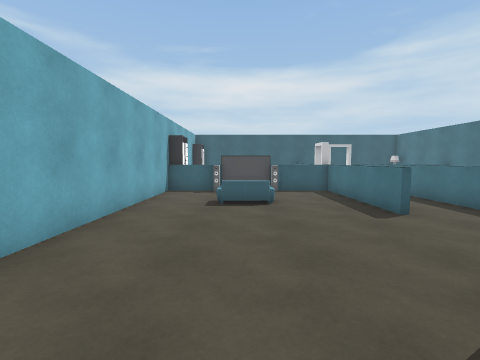
View 1 (above)

14 first-person views from a walk through a Unity game level. The camera is 1.4 m above the floor, tilts 4° down and sees 85° across. The floor is counted in squares, 1 m on a side. Each view is taken from the middle of a square. On the plan, view 1 faces up. The plan holds only what a view shows up to about 13 squares ahead; the rest is blank. Some animated figures are not drawn.

View 2
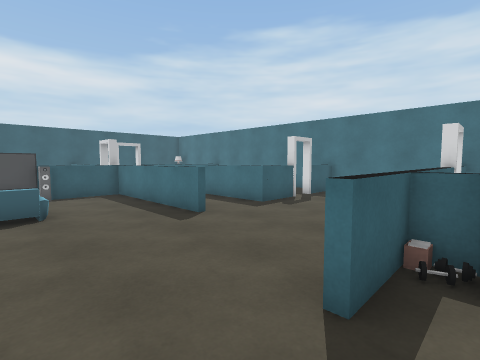

View 3
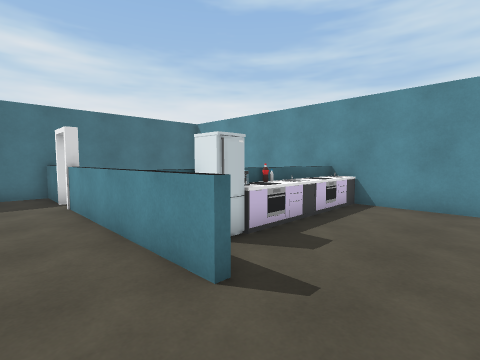

View 4
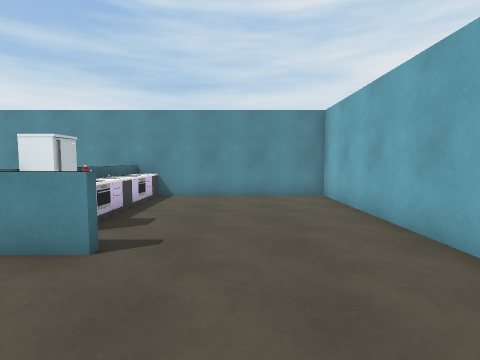

View 5
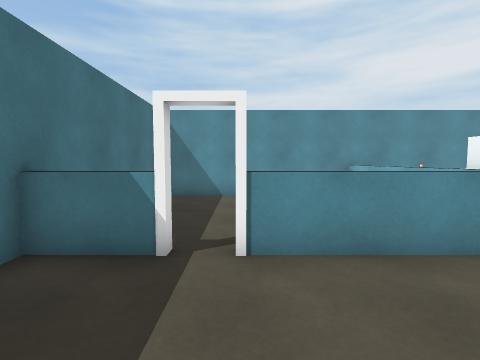

View 6
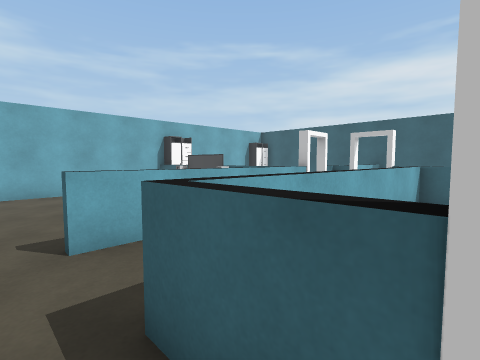

View 7
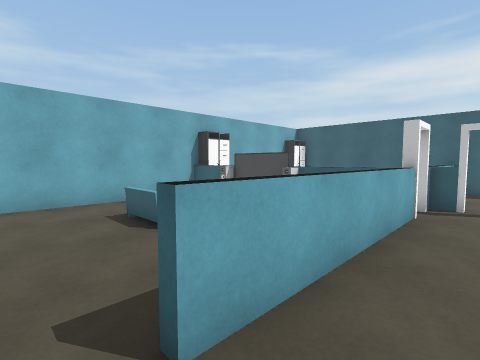

View 8
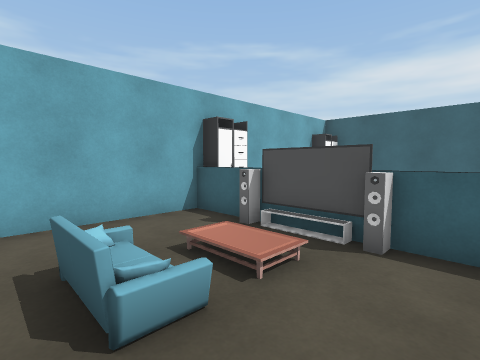

View 9
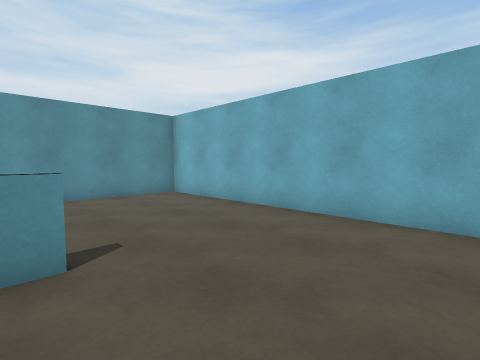

View 10
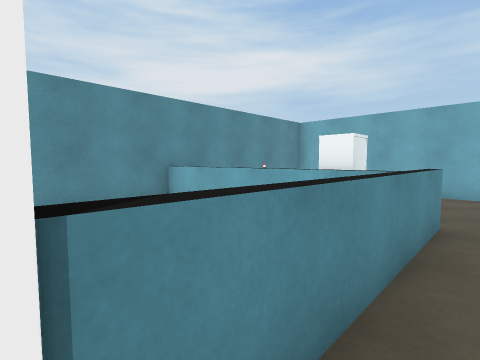

View 11
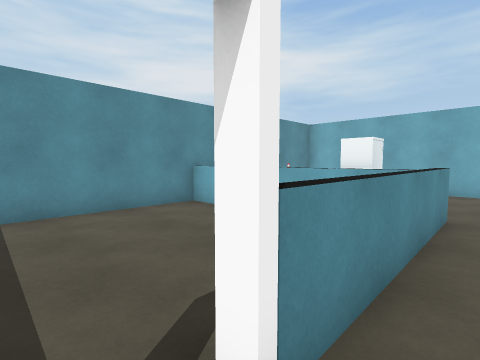

View 12
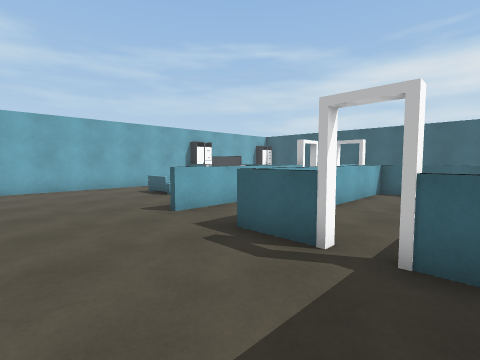

View 13
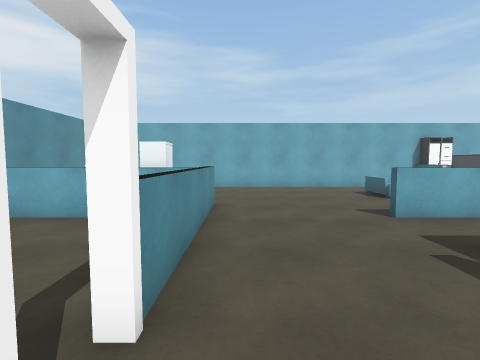

View 14
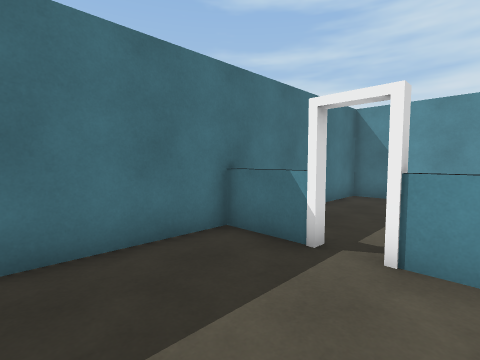

### Floor plan
Key: @ floor where view 1 was taken; # wall or solid block; x gap in a wall; . main floor; : floor 0.25 m higher than the main floor; / step, stairs or slope; = window, fence, low wall or low ledge; C closet; S sofa; F fridge; T table; O other object.
Columns run from 4 left of view 1 to 12 right of it. Each row starts with its distance up from view 1.
 17 #
 16 #        #
 15 #       #####
 14 #C       ..=
 13 ##=###===..=
 12 #..../..=..=
 11 #...:/..=..=
 10 #...//..=..=
  9 #../OS..=..=
  8 #.......=..=
  7 #.......#..#=##=#
  6 #...............#
  5 #...............#
  4 #...............#
  3 #...............#
  2 #......======xx=#
  1 #.......F  .....#
  0 #...@...O ......#
 -1 #.......T=......#
 -2 #.......T=......#
 -3 #.......T=......#
 -4 #.......T=......#
 -5 #################

Where each view was taken, in squares from view 1:
view 1: 0 up, 0 right, facing up
view 2: 1 up, 0 right, facing up-right
view 3: 4 up, 0 right, facing down-right
view 4: 6 up, 0 right, facing down
view 5: 6 up, 9 right, facing down
view 6: 6 up, 9 right, facing up-left
view 7: 6 up, 6 right, facing up-left
view 8: 8 up, 3 right, facing up-left
view 9: 6 up, 3 right, facing down-left
view 10: 3 up, 9 right, facing down-left
view 11: 3 up, 10 right, facing down-left
view 12: 3 up, 11 right, facing up-left
view 13: 3 up, 11 right, facing left
view 14: 6 up, 8 right, facing down-right
